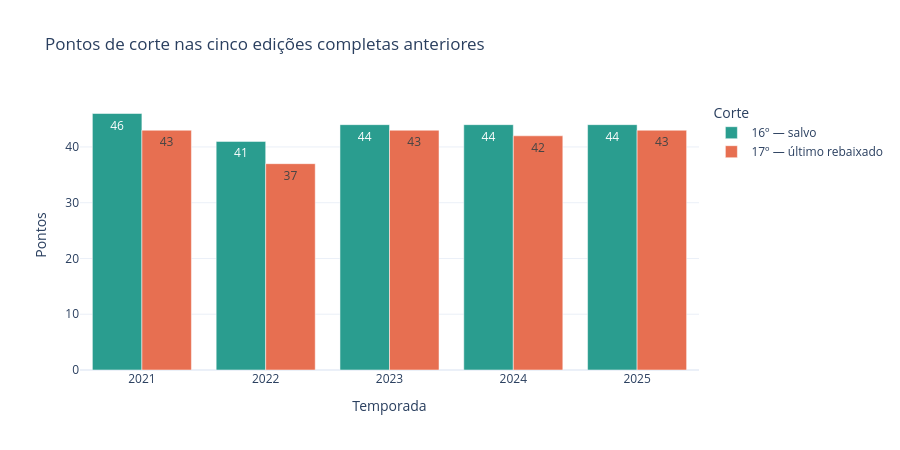

The notebook cell saved with this chart:
### Code cell
cutoff = thresholds.melt(id_vars='season',
    value_vars=['last_safe_points', 'last_relegated_points'], var_name='cutoff', value_name='points')
cutoff['cutoff'] = cutoff['cutoff'].map({'last_safe_points':'16º — salvo', 'last_relegated_points':'17º — último rebaixado'})
fig = px.bar(cutoff, x='season', y='points', color='cutoff', barmode='group', text='points',
    labels={'season':'Temporada', 'points':'Pontos', 'cutoff':'Corte'},
    title='Pontos de corte nas cinco edições completas anteriores', template='plotly_white',
    color_discrete_map={'16º — salvo':'#2a9d8f', '17º — último rebaixado':'#e76f51'})
fig.update_layout(height=450)
fig.show()

### Figure 1 — Plotly figure (JSON) as saved in the notebook; plotly's stock layout.template omitted (floating-point values rounded to 4 significant figures)
{"data": [{"alignmentgroup": "True", "hovertemplate": "Corte=16º — salvo<br>Temporada=%{x}<br>Pontos=%{text}<extra></extra>", "legendgroup": "16º — salvo", "marker": {"color": "#2a9d8f", "pattern": {"shape": ""}}, "name": "16º — salvo", "offsetgroup": "16º — salvo", "orientation": "v", "showlegend": true, "text": [46.0, 41.0, 44.0, 44.0, 44.0], "textposition": "auto", "type": "bar", "x": ["2021", "2022", "2023", "2024", "2025"], "xaxis": "x", "y": [46.0, 41.0, 44.0, 44.0, 44.0], "yaxis": "y"}, {"alignmentgroup": "True", "hovertemplate": "Corte=17º — último rebaixado<br>Temporada=%{x}<br>Pontos=%{text}<extra></extra>", "legendgroup": "17º — último rebaixado", "marker": {"color": "#e76f51", "pattern": {"shape": ""}}, "name": "17º — último rebaixado", "offsetgroup": "17º — último rebaixado", "orientation": "v", "showlegend": true, "text": [43.0, 37.0, 43.0, 42.0, 43.0], "textposition": "auto", "type": "bar", "x": ["2021", "2022", "2023", "2024", "2025"], "xaxis": "x", "y": [43.0, 37.0, 43.0, 42.0, 43.0], "yaxis": "y"}], "layout": {"barmode": "group", "height": 450, "legend": {"title": {"text": "Corte"}, "tracegroupgap": 0}, "title": {"text": "Pontos de corte nas cinco edições completas anteriores"}, "xaxis": {"anchor": "y", "domain": [0.0, 1.0], "title": {"text": "Temporada"}}, "yaxis": {"anchor": "x", "domain": [0.0, 1.0], "title": {"text": "Pontos"}}}}
